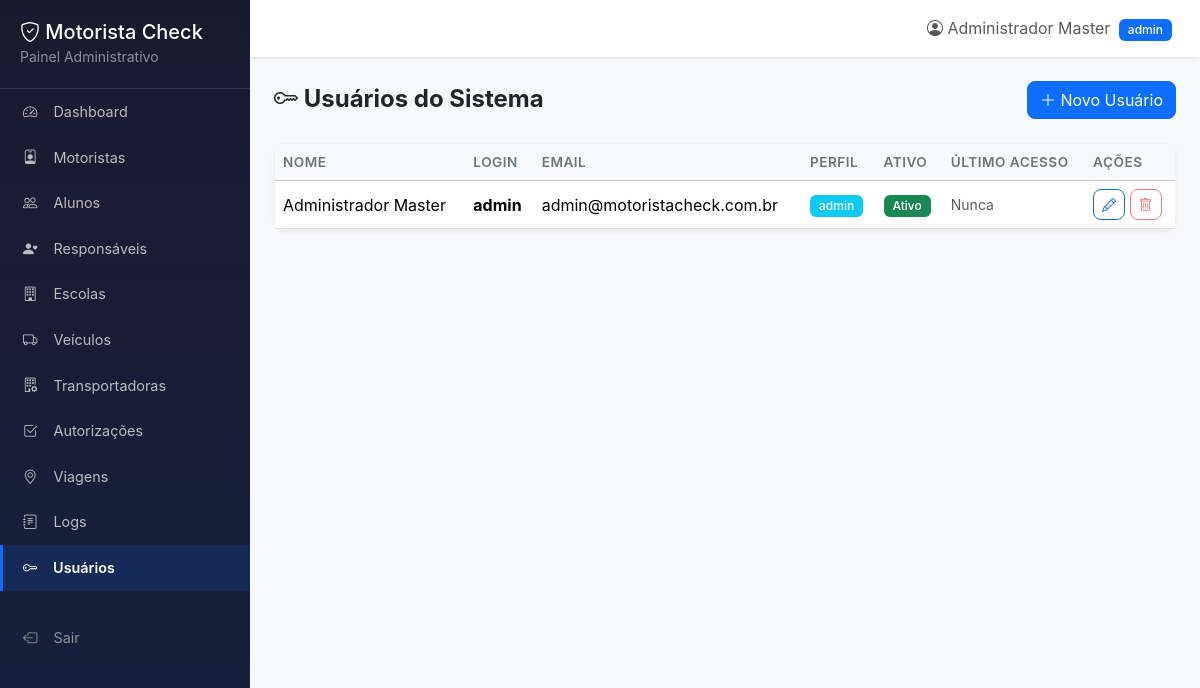
Before: /public/admin/usuarios.php (signed in) with the older database file.
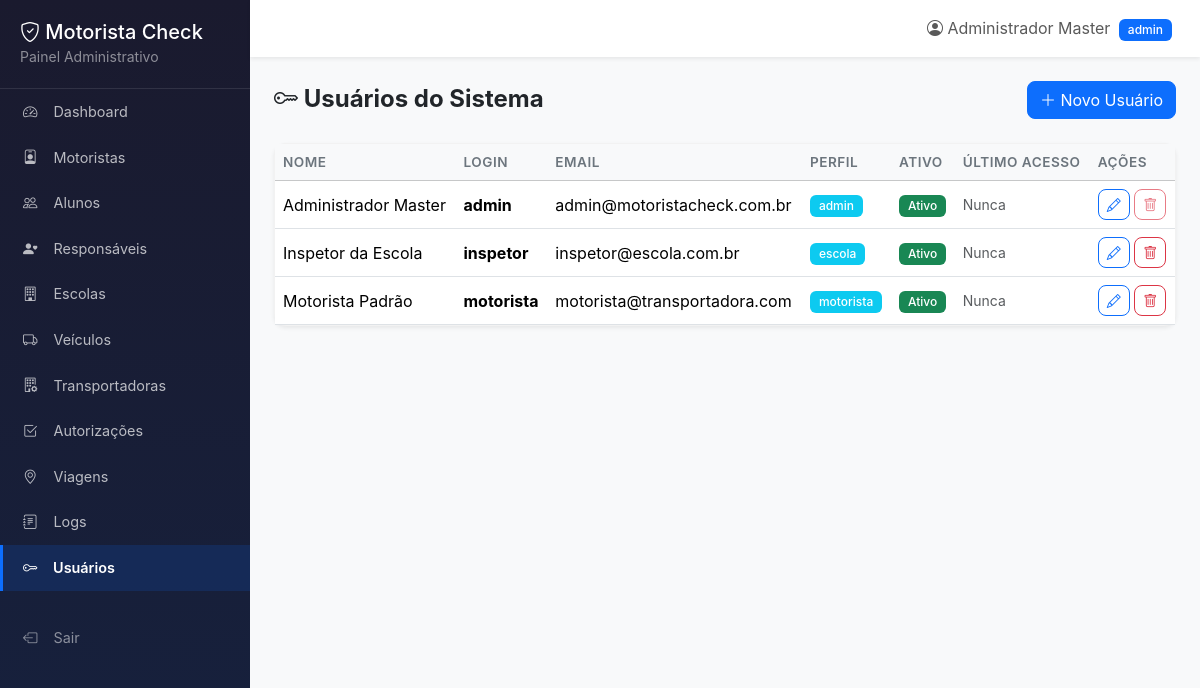
After: the same page with the newer database file.
### tables this page shows
CREATE TABLE usuarios (
    id              INT AUTO_INCREMENT PRIMARY KEY,
    perfil_id       INT          NOT NULL,
    nome            VARCHAR(150) NOT NULL,
    email           VARCHAR(255) NOT NULL UNIQUE,
    login           VARCHAR(100) NOT NULL UNIQUE,
    senha           VARCHAR(255) NOT NULL,
    ativo           TINYINT(1) DEFAULT 1,
    ultimo_acesso   DATETIME     NULL,
    created_at      TIMESTAMP DEFAULT CURRENT_TIMESTAMP,
    updated_at      TIMESTAMP DEFAULT CURRENT_TIMESTAMP ON UPDATE CURRENT_TIMESTAMP,
    FOREIGN KEY (perfil_id) REFERENCES perfis(id) ON DELETE RESTRICT
);

CREATE TABLE perfis (
    id          INT AUTO_INCREMENT PRIMARY KEY,
    nome        VARCHAR(50)  NOT NULL UNIQUE,
    descricao   VARCHAR(255) NOT NULL,
    created_at  TIMESTAMP DEFAULT CURRENT_TIMESTAMP
);

### src/models/Usuario.php (called while the page is built, shortened)
<?php
class Usuario
{
    public static function findAll(int $limit = 100, int $offset = 0): array
    {
        $pdo = Database::getInstance();
        $stmt = $pdo->prepare("
            SELECT u.*, p.nome as perfil_nome
            FROM usuarios u
            JOIN perfis p ON p.id = u.perfil_id
            ORDER BY u.nome
            LIMIT :limit OFFSET :offset
        ");
        $stmt->bindValue(':limit', $limit, PDO::PARAM_INT);
        $stmt->bindValue(':offset', $offset, PDO::PARAM_INT);
        $stmt->execute();
        return $stmt->fetchAll();
    }
}

### src/helpers/Security.php (called while the page is built, shortened)
<?php
class Security
{
    public static function h(mixed $value): string
    {
        return htmlspecialchars((string)$value, ENT_QUOTES | ENT_HTML5, 'UTF-8', false);
    }
}

### src/core/Auth.php (called while the page is built, shortened)
<?php
class Auth
{
    public static function usuarioLogado(): array|false
    {
        return $_SESSION['usuario'] ?? false;
    }
    public static function perfil(): ?string
    {
        return $_SESSION['usuario']['perfil_nome'] ?? null;
    }
    public static function is(string $perfil): bool
    {
        return self::perfil() === $perfil;
    }
    public static function isAdmin(): bool
    {
        return self::is('admin');
    }
    public static function id(): ?int
    {
        return $_SESSION['usuario']['id'] ?? null;
    }
}

### public/admin/usuarios.php (the view, shortened to what this page needs)
<?php
$usuarios = Usuario::findAll();
$conteudo = '
<div class="d-flex justify-content-between align-items-center mb-4">
    <h4 class="fw-bold mb-0"><i class="bi bi-key"></i> Usuários do Sistema</h4>
    <button class="btn btn-primary" data-bs-toggle="modal" data-bs-target="#modalUsuario"><i class="bi bi-plus-lg"></i> Novo Usuário</button>
</div>
<div class="card shadow-sm">
    <div class="card-body p-0">
        <div class="table-responsive">
            <table class="table table-hover mb-0 datatable">
                <thead class="table-light">
                    <tr><th>Nome</th><th>Login</th><th>Email</th><th>Perfil</th><th>Ativo</th><th>Último Acesso</th><th>Ações</th></tr>
                </thead>
                <tbody>';
foreach ($usuarios as $u) {
    $conteudo .= '<tr>
        <td>' . Security::h($u['nome']) . '</td>
        <td><strong>' . Security::h($u['login']) . '</strong></td>
        <td>' . Security::h($u['email'] ?? '-') . '</td>
        <td><span class="badge bg-info">' . Security::h($u['perfil_nome']) . '</span></td>
        <td>' . ($u['ativo'] ? '<span class="badge bg-success">Ativo</span>' : '<span class="badge bg-secondary">Inativo</span>') . '</td>
        <td class="small text-muted">' . ($u['ultimo_acesso'] ? date('d/m/Y H:i', strtotime($u['ultimo_acesso'])) : 'Nunca') . '</td>
        <td>
            <button class="btn btn-sm btn-outline-primary" onclick="editarUsuario(' . json_encode($u) . ')"><i class="bi bi-pencil"></i></button>
            <form method="POST" style="display:inline" onsubmit="return confirm(\'Excluir usuário?\')">
                <input type="hidden" name="action" value="delete"><input type="hidden" name="id" value="' . $u['id'] . '">
                <button class="btn btn-sm btn-outline-danger" ' . ($u['id'] === Auth::id() ? 'disabled' : '') . '><i class="bi bi-trash"></i></button>
            </form>
        </td>
    </tr>';
}
$conteudo .= '
                </tbody>
            </table>
        </div>
    </div>
</div>
';
require_once __DIR__ . '/../../views/layouts/admin.php';

### views/layouts/admin.php (shortened to what this page needs)
<!DOCTYPE html>
<html lang="pt-BR">
<head>
    <link href="https://cdn.jsdelivr.net/npm/bootstrap@5.3.3/dist/css/bootstrap.min.css" rel="stylesheet">
    <link rel="stylesheet" href="https://cdn.jsdelivr.net/npm/bootstrap-icons@1.11.3/font/bootstrap-icons.min.css">
    <link rel="stylesheet" href="https://cdn.datatables.net/2.1.8/css/dataTables.bootstrap5.min.css">
    <link rel="stylesheet" href="/public/assets/css/admin.css">
    <link rel="stylesheet" href="/public/assets/css/style.css">
</head>
<body>
<div class="d-flex" id="wrapper">
    <div class="sidebar" id="sidebar">
        <div class="sidebar-header">
            <a href="/admin/index.php" class="text-white text-decoration-none">
                <h5 class="mb-0"><i class="bi bi-shield-check"></i> Motorista Check</h5>
                <small class="text-white-50">Painel Administrativo</small>
            </a>
        </div>
        <ul class="nav flex-column">
            <li class="nav-item">
                <a class="nav-link <?= basename($_SERVER['SCRIPT_NAME']) === 'index.php' ? 'active' : '' ?>" href="/admin/index.php">
                    <i class="bi bi-speedometer2"></i> Dashboard
                </a>
            </li>
            <li class="nav-item">
                <a class="nav-link <?= str_contains($_SERVER['SCRIPT_NAME'], 'motoristas') ? 'active' : '' ?>" href="/admin/motoristas.php">
                    <i class="bi bi-person-badge"></i> Motoristas
                </a>
            </li>
            <li class="nav-item">
                <a class="nav-link <?= str_contains($_SERVER['SCRIPT_NAME'], 'alunos') ? 'active' : '' ?>" href="/admin/alunos.php">
                    <i class="bi bi-people"></i> Alunos
                </a>
            </li>
            <li class="nav-item">
                <a class="nav-link <?= str_contains($_SERVER['SCRIPT_NAME'], 'responsaveis') ? 'active' : '' ?>" href="/admin/responsaveis.php">
                    <i class="bi bi-person-heart"></i> Responsáveis
                </a>
            </li>
            <li class="nav-item">
                <a class="nav-link <?= str_contains($_SERVER['SCRIPT_NAME'], 'escolas') ? 'active' : '' ?>" href="/admin/escolas.php">
                    <i class="bi bi-building"></i> Escolas
                </a>
            </li>
            <li class="nav-item">
                <a class="nav-link <?= str_contains($_SERVER['SCRIPT_NAME'], 'veiculos') ? 'active' : '' ?>" href="/admin/veiculos.php">
                    <i class="bi bi-truck"></i> Veículos
                </a>
            </li>
            <li class="nav-item">
                <a class="nav-link <?= str_contains($_SERVER['SCRIPT_NAME'], 'transportadoras') ? 'active' : '' ?>" href="/admin/transportadoras.php">
                    <i class="bi bi-building-gear"></i> Transportadoras
                </a>
            </li>
            <li class="nav-item">
                <a class="nav-link <?= str_contains($_SERVER['SCRIPT_NAME'], 'autorizacoes') ? 'active' : '' ?>" href="/admin/autorizacoes.php">
                    <i class="bi bi-check2-square"></i> Autorizações
                </a>
            </li>
            <li class="nav-item">
                <a class="nav-link <?= str_contains($_SERVER['SCRIPT_NAME'], 'viagens') ? 'active' : '' ?>" href="/admin/viagens.php">
                    <i class="bi bi-geo-alt"></i> Viagens
                </a>
            </li>
            <li class="nav-item">
                <a class="nav-link <?= str_contains($_SERVER['SCRIPT_NAME'], 'logs') ? 'active' : '' ?>" href="/admin/logs.php">
                    <i class="bi bi-journal-text"></i> Logs
                </a>
            </li>
            <?php if (\MotoristaCheck\Core\Auth::isAdmin()): ?>
            <li class="nav-item">
                <a class="nav-link <?= str_contains($_SERVER['SCRIPT_NAME'], 'usuarios') ? 'active' : '' ?>" href="/admin/usuarios.php">
                    <i class="bi bi-key"></i> Usuários
                </a>
            </li>
            <?php endif; ?>
            <li class="nav-item mt-4">
                <a class="nav-link text-white-50" href="/logout.php">
                    <i class="bi bi-box-arrow-left"></i> Sair
                </a>
            </li>
        </ul>
    </div>
    <div id="page-content-wrapper">
        <nav class="navbar navbar-expand-lg navbar-light bg-white shadow-sm px-3">
            <div class="container-fluid">
                <span class="navbar-text ms-auto">
                    <i class="bi bi-person-circle"></i>
                    <?= \MotoristaCheck\Helpers\Security::h(\MotoristaCheck\Core\Auth::usuarioLogado()['nome'] ?? '') ?>
                    <span class="badge bg-primary ms-1"><?= \MotoristaCheck\Core\Auth::perfil() ?></span>
                </span>
            </div>
        </nav>
        <div class="container-fluid p-4">
            <?= $conteudo ?? '' ?>
        </div>
    </div>
</div>
</body>
</html>

### public/assets/css/admin.css (style rules this page uses)
body { overflow-x: hidden; }
#wrapper { display: flex; min-height: 100vh; }
.sidebar { width: 250px; min-height: 100vh; background: linear-gradient(180deg, #1a1a2e 0%, #16213e 100%); color: #fff; transition: all 0.3s; flex-shrink: 0; position: sticky; top: 0; height: 100vh; overflow-y: auto; }
.sidebar-header { padding: 1.25rem; border-bottom: 1px solid rgba(255, 255, 255, 0.1); }
.sidebar .nav-link { color: rgba(255, 255, 255, 0.7); padding: 0.75rem 1.25rem; font-size: 0.9rem; border-left: 3px solid transparent; transition: all 0.2s; }
.sidebar .nav-link.active { color: #fff; background: rgba(13, 110, 253, 0.15); border-left-color: var(--primary); font-weight: 600; }
.sidebar .nav-link i { margin-right: 0.75rem; width: 1.25rem; text-align: center; }
#page-content-wrapper { width: 100%; min-height: 100vh; background: #f8f9fa; }
#page-content-wrapper .container-fluid { max-width: 1400px; }
#page-content-wrapper .navbar { position: sticky; top: 0; z-index: 100; }
.card { border-radius: 0.75rem; border: 1px solid rgba(0, 0, 0, 0.05); }

### public/assets/css/style.css (style rules this page uses)
:root { --primary: #0d6efd; --primary-dark: #0b5ed7; --success: #198754; --warning: #ffc107; --danger: #dc3545; --info: #0dcaf0; }
body { font-family: -apple-system, BlinkMacSystemFont, "Segoe UI", Roboto, "Helvetica Neue", Arial, sans-serif; background-color: #f8f9fa; }
.card { transition: transform 0.2s ease, box-shadow 0.2s ease; }
.badge { font-weight: 500; padding: 0.4em 0.75em; }
.btn { border-radius: 0.5rem; }
.card { animation: fadeIn 0.3s ease; }
.table th { font-weight: 600; font-size: 0.85rem; text-transform: uppercase; letter-spacing: 0.5px; color: #6c757d; }
.table td { vertical-align: middle; }

Changed rows visible on the page:
added usuarios: nome "Inspetor da Escola", login "inspetor", email "inspetor@escola.com.br", perfil.nome "escola", ativo "Ativo", shows "Nunca"
added usuarios: nome "Motorista Padrão", login "motorista", email "motorista@transportadora.com", perfil.nome "motorista", ativo "Ativo", shows "Nunca"
